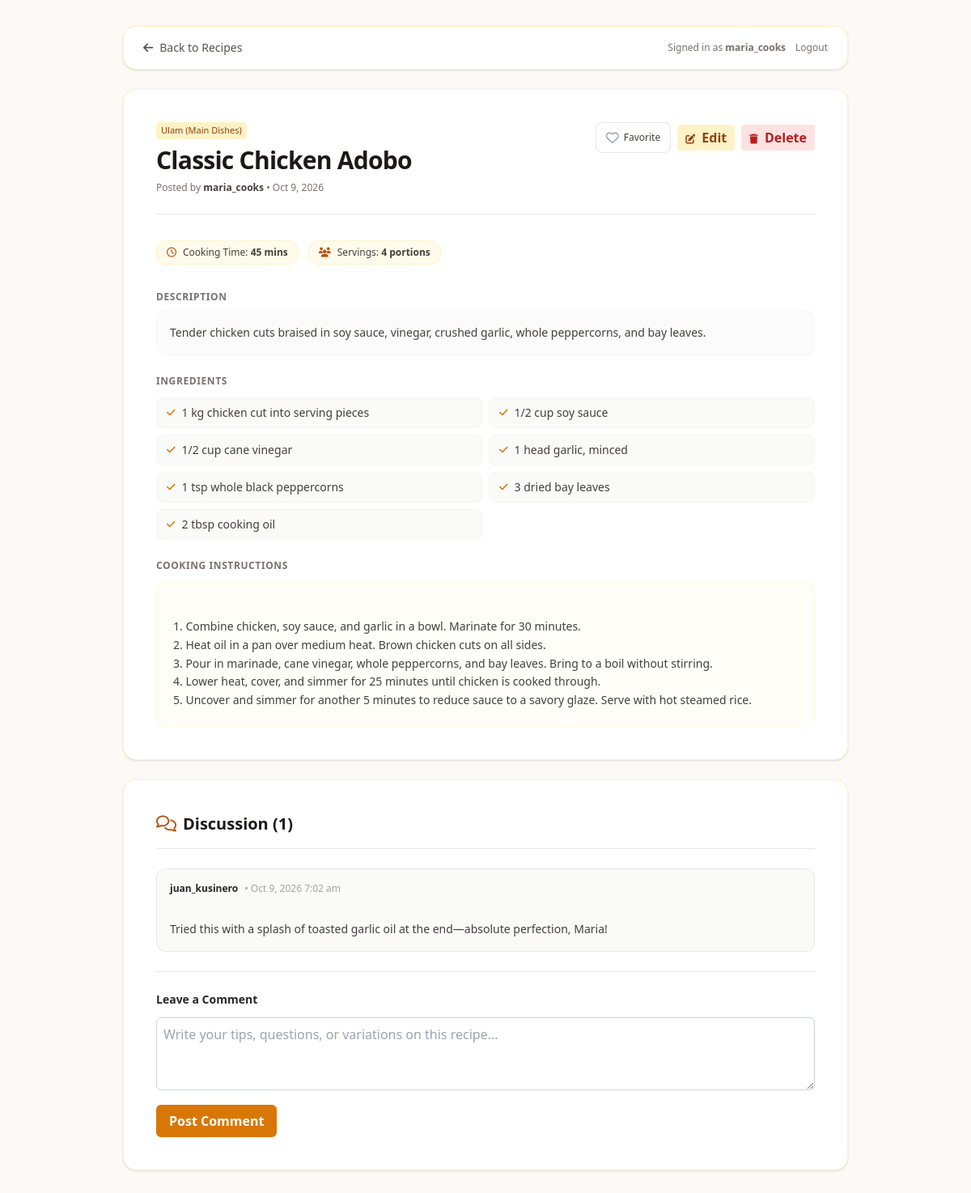
/recipes/view.php?id=1 (signed in), run on the app's committed database.
### tables this page shows
CREATE TABLE `recipes` (
  `id` int(11) NOT NULL AUTO_INCREMENT,
  `user_id` int(11) NOT NULL,
  `category_id` int(11) NOT NULL,
  `title` varchar(150) NOT NULL,
  `description` varchar(300) NOT NULL,
  `instructions` text NOT NULL,
  `cooking_time_mins` int(11) DEFAULT 30,
  `servings` int(11) DEFAULT 4,
  `is_edited` tinyint(1) DEFAULT 0,
  `created_at` timestamp NOT NULL DEFAULT current_timestamp(),
  `updated_at` timestamp NOT NULL DEFAULT current_timestamp() ON UPDATE current_timestamp(),
  PRIMARY KEY (`id`),
  KEY `fk_recipes_user` (`user_id`),
  KEY `fk_recipes_category` (`category_id`),
  CONSTRAINT `fk_recipes_category` FOREIGN KEY (`category_id`) REFERENCES `categories` (`id`),
  CONSTRAINT `fk_recipes_user` FOREIGN KEY (`user_id`) REFERENCES `users` (`id`) ON DELETE CASCADE
);

CREATE TABLE `categories` (
  `id` int(11) NOT NULL AUTO_INCREMENT,
  `name` varchar(50) NOT NULL,
  `description` varchar(255) DEFAULT NULL,
  PRIMARY KEY (`id`),
  UNIQUE KEY `name` (`name`)
);

CREATE TABLE `users` (
  `id` int(11) NOT NULL AUTO_INCREMENT,
  `username` varchar(50) NOT NULL,
  `email` varchar(100) NOT NULL,
  `password` varchar(255) NOT NULL,
  `created_at` timestamp NOT NULL DEFAULT current_timestamp(),
  PRIMARY KEY (`id`),
  UNIQUE KEY `username` (`username`),
  UNIQUE KEY `email` (`email`)
);

CREATE TABLE `ingredients` (
  `id` int(11) NOT NULL AUTO_INCREMENT,
  `recipe_id` int(11) NOT NULL,
  `item` varchar(150) NOT NULL,
  PRIMARY KEY (`id`),
  KEY `fk_ingredients_recipe` (`recipe_id`),
  CONSTRAINT `fk_ingredients_recipe` FOREIGN KEY (`recipe_id`) REFERENCES `recipes` (`id`) ON DELETE CASCADE
);

CREATE TABLE `comments` (
  `id` int(11) NOT NULL AUTO_INCREMENT,
  `recipe_id` int(11) NOT NULL,
  `user_id` int(11) NOT NULL,
  `content` text NOT NULL,
  `is_edited` tinyint(1) DEFAULT 0,
  `created_at` timestamp NOT NULL DEFAULT current_timestamp(),
  `updated_at` timestamp NOT NULL DEFAULT current_timestamp() ON UPDATE current_timestamp(),
  PRIMARY KEY (`id`),
  KEY `fk_comments_recipe` (`recipe_id`),
  KEY `fk_comments_user` (`user_id`),
  CONSTRAINT `fk_comments_recipe` FOREIGN KEY (`recipe_id`) REFERENCES `recipes` (`id`) ON DELETE CASCADE,
  CONSTRAINT `fk_comments_user` FOREIGN KEY (`user_id`) REFERENCES `users` (`id`) ON DELETE CASCADE
);

### classes/Recipe.php (called while the page is built, shortened)
<?php
class Recipe {
    private PDO $pdo;
    public function __construct(?PDO $pdo = null) {
        if ($pdo !== null) {
            $this->pdo = $pdo;
        } else {
            require_once __DIR__ . '/../config/db.php';
            $this->pdo = $GLOBALS['pdo'] ?? ($pdo ?? null);
        }
    }
    public function getById(int $id): ?array {
        $sql = "SELECT r.*, u.username, c.name AS category_name
                FROM recipes r
                JOIN users u ON r.user_id = u.id
                JOIN categories c ON r.category_id = c.id
                WHERE r.id = ?";
        $stmt = $this->pdo->prepare($sql);
        $stmt->execute([$id]);
        $recipe = $stmt->fetch();
        return $recipe ?: null;
    }
    public function getIngredients(int $recipeId): array {
        $stmt = $this->pdo->prepare("SELECT * FROM ingredients WHERE recipe_id = ? ORDER BY id ASC");
        $stmt->execute([$recipeId]);
        return $stmt->fetchAll();
    }
}

### classes/Favorite.php (called while the page is built, shortened)
<?php
class Favorite {
    private PDO $pdo;
    public function __construct(?PDO $pdo = null) {
        if ($pdo !== null) {
            $this->pdo = $pdo;
        } else {
            require_once __DIR__ . '/../config/db.php';
            $this->pdo = $GLOBALS['pdo'] ?? ($pdo ?? null);
        }
    }
    public function isFavorited(int $userId, int $recipeId): bool {
        $stmt = $this->pdo->prepare("SELECT id FROM favorites WHERE user_id = ? AND recipe_id = ?");
        $stmt->execute([$userId, $recipeId]);
        return (bool)$stmt->fetch();
    }
}

### classes/Comment.php (called while the page is built, shortened)
<?php
class Comment {
    private PDO $pdo;
    public function __construct(?PDO $pdo = null) {
        if ($pdo !== null) {
            $this->pdo = $pdo;
        } else {
            require_once __DIR__ . '/../config/db.php';
            $this->pdo = $GLOBALS['pdo'] ?? ($pdo ?? null);
        }
    }
    public function getByRecipe(int $recipeId): array {
        $sql = "SELECT c.*, u.username
                FROM comments c
                JOIN users u ON c.user_id = u.id
                WHERE c.recipe_id = ?
                ORDER BY c.created_at ASC";
        $stmt = $this->pdo->prepare($sql);
        $stmt->execute([$recipeId]);
        return $stmt->fetchAll();
    }
}

### recipes/view.php (the view, shortened to what this page needs)
<?php
require_once __DIR__ . '/../classes/Recipe.php';
require_once __DIR__ . '/../classes/Favorite.php';
require_once __DIR__ . '/../classes/Comment.php';
$recipeId = isset($_GET['id']) ? (int)$_GET['id'] : 0;
$recipeModel = new Recipe();
$recipe = $recipeModel->getById($recipeId);
$userId = (int)$_SESSION['user_id'];
$isOwner = ((int)$recipe['user_id'] === $userId);
$ingredients   = $recipeModel->getIngredients($recipeId);
$favoriteModel = new Favorite();
$isFavorited   = $favoriteModel->isFavorited($userId, $recipeId);
$commentModel  = new Comment();
$comments      = $commentModel->getByRecipe($recipeId);
?>
<!DOCTYPE html>
<html lang="en">
<head>
    <script src="https://cdn.tailwindcss.com"></script>
    <link rel="stylesheet" href="../assets/css/tailwind.min.css">
    <link rel="stylesheet" href="../assets/fontawesome/css/all.min.css">
</head>
<body class="bg-[#fcf9f6] min-h-screen text-stone-800 antialiased p-4 sm:p-8">
    <div class="max-w-4xl mx-auto space-y-6">
        <div class="flex items-center justify-between bg-white px-6 py-4 rounded-2xl shadow-sm border border-amber-100">
            <a href="../index.php" class="inline-flex items-center gap-2 text-sm text-stone-600 hover:text-amber-800 font-medium transition">
                <i class="fa-solid fa-arrow-left"></i>
                <span>Back to Recipes</span>
            </a>
            <div class="flex items-center gap-3">
                <span class="text-xs text-stone-500 hidden sm:inline">Signed in as <strong><?= htmlspecialchars($_SESSION['username'] ?? '') ?></strong></span>
                <a href="../auth/logout.php" class="text-xs text-stone-500 hover:text-red-600">Logout</a>
            </div>
        </div>
        <article class="bg-white p-6 sm:p-10 rounded-2xl shadow-sm border border-amber-100 space-y-6">
            <div class="flex flex-col sm:flex-row sm:items-start justify-between gap-4 pb-6 border-b border-stone-200">
                <div class="space-y-2">
                    <div class="flex flex-wrap items-center gap-2">
                        <span style="background-color: #fef3c7; color: #92400e; font-size: 11px; padding: 2px 6px; border-radius: 4px;">
                            <?= htmlspecialchars($recipe['category_name']) ?>
                        </span>
                    </div>
                    <h1 class="text-3xl font-extrabold text-stone-900 tracking-tight">
                        <?= htmlspecialchars($recipe['title']) ?>
                    </h1>
                    <p class="text-xs text-stone-500">
                        Posted by <strong class="text-stone-700"><?= htmlspecialchars($recipe['username']) ?></strong>
                        &bull; <?= htmlspecialchars(date('M j, Y', strtotime($recipe['created_at']))) ?>
                    </p>
                </div>
                <div class="flex items-center gap-2 shrink-0">
                    <button type="button"
                            class="fav-btn flex items-center gap-1.5 px-3 py-1.5 rounded-lg border border-stone-200 hover:bg-stone-50 transition cursor-pointer"
                            data-recipe-id="<?= htmlspecialchars((string)$recipe['id']) ?>"
                            title="Toggle Favorite">
                        <i class="<?= $isFavorited ? 'fa-solid text-red-500' : 'fa-regular text-stone-400' ?> fa-heart text-base"
                           style="color: <?= $isFavorited ? '#ef4444' : '#94a3b8' ?>;"></i>
                        <span class="fav-text text-xs font-medium text-stone-700">
                            <?= $isFavorited ? 'Favorited' : 'Favorite' ?>
                        </span>
                    </button>
                    <?php if ($isOwner): ?>
                        <a href="edit.php?id=<?= htmlspecialchars((string)$recipe['id']) ?>"
                           style="background-color: #fef3c7; color: #92400e; padding: 4px 10px; border-radius: 4px; font-weight: 600; text-decoration: none;">
                            <i class="fa-solid fa-pen-to-square text-xs mr-1"></i> Edit
                        </a>
                        <form method="POST" action="delete.php" class="inline" onsubmit="return confirm('Are you sure you want to permanently delete this recipe?');">
                            <button type="submit" style="background-color: #fee2e2; color: #b91c1c; padding: 4px 10px; border-radius: 4px; font-weight: 600; border: none; cursor: pointer;">
                                <i class="fa-solid fa-trash text-xs mr-1"></i> Delete
                            </button>
                        </form>
                    <?php endif; ?>
                </div>
            </div>
            <div class="flex flex-wrap gap-3 py-2">
                <div class="flex items-center gap-2 px-3 py-1.5 rounded-xl bg-amber-50 border border-amber-100 text-stone-700 text-xs">
                    <i class="fa-regular fa-clock text-amber-700"></i>
                    <span>Cooking Time: <strong><?= htmlspecialchars((string)$recipe['cooking_time_mins']) ?> mins</strong></span>
                </div>
                <div class="flex items-center gap-2 px-3 py-1.5 rounded-xl bg-amber-50 border border-amber-100 text-stone-700 text-xs">
                    <i class="fa-solid fa-users text-amber-700"></i>
                    <span>Servings: <strong><?= htmlspecialchars((string)$recipe['servings']) ?> portions</strong></span>
                </div>
            </div>
            <div>
                <h2 class="text-xs font-bold uppercase tracking-wider text-stone-500 mb-2">Description</h2>
                <p class="text-stone-700 leading-relaxed text-sm bg-stone-50/70 p-4 rounded-xl border border-stone-100">
                    <?= nl2br(htmlspecialchars($recipe['description'])) ?>
                </p>
            </div>
            <div>
                <h2 class="text-xs font-bold uppercase tracking-wider text-stone-500 mb-3">Ingredients</h2>
                <?php if (empty($ingredients)): ?>
                    <p class="text-sm text-stone-400 italic">No ingredients listed.</p>
                <?php else: ?>
                    <ul class="grid grid-cols-1 sm:grid-cols-2 gap-2 text-sm text-stone-700">
                        <?php foreach ($ingredients as $ing): ?>
                            <li class="flex items-center gap-2 bg-stone-50 px-3 py-2 rounded-lg border border-stone-100">
                                <i class="fa-solid fa-check text-xs text-amber-600"></i>
                                <span><?= htmlspecialchars($ing['item']) ?></span>
                            </li>
                        <?php endforeach; ?>
                    </ul>
                <?php endif; ?>
            </div>
            <div>
                <h2 class="text-xs font-bold uppercase tracking-wider text-stone-500 mb-3">Cooking Instructions</h2>
                <div class="prose max-w-none text-stone-700 text-sm leading-relaxed whitespace-pre-line bg-amber-50/30 p-5 rounded-xl border border-amber-100/60 font-sans">
                    <?= htmlspecialchars($recipe['instructions']) ?>
                </div>
            </div>
        </article>
        <section class="bg-white p-6 sm:p-10 rounded-2xl shadow-sm border border-amber-100 space-y-6">
            <div class="flex items-center justify-between pb-4 border-b border-stone-200">
                <h2 class="text-xl font-bold text-stone-900 flex items-center gap-2">
                    <i class="fa-regular fa-comments text-amber-700"></i>
                    <span>Discussion (<?= count($comments) ?>)</span>
                </h2>
            </div>
            <div class="space-y-4">
                <?php if (empty($comments)): ?>
                    <p class="text-sm text-stone-400 italic py-2">No comments yet. Be the first to share your thoughts!</p>
                <?php else: ?>
                    <?php foreach ($comments as $com): ?>
                        <div class="p-4 rounded-xl bg-stone-50 border border-stone-200/80 space-y-2">
                            <div class="flex items-center justify-between text-xs">
                                <div class="flex items-center gap-2">
                                    <strong class="text-stone-800"><?= htmlspecialchars($com['username']) ?></strong>
                                    <span class="text-stone-400">&bull; <?= htmlspecialchars(date('M j, Y g:i a', strtotime($com['created_at']))) ?></span>
                                </div>
                            </div>
                            <p id="comment-text-<?= htmlspecialchars((string)$com['id']) ?>" class="text-sm text-stone-700 whitespace-pre-line leading-relaxed">
                                <?= htmlspecialchars($com['content']) ?>
                            </p>
                        </div>
                    <?php endforeach; ?>
                <?php endif; ?>
            </div>
            <div class="pt-6 border-t border-stone-200">
                <h3 class="text-sm font-bold text-stone-800 mb-3">Leave a Comment</h3>
                <form method="POST" action="../comments/create.php" class="space-y-3">
                    <div>
                        <textarea name="content" rows="3" required placeholder="Write your tips, questions, or variations on this recipe..." style="border: 1px solid #cbd5e1; background-color: #ffffff; color: #1e293b; padding: 8px; border-radius: 6px; width: 100%;"></textarea>
                    </div>
                    <button type="submit" style="background-color: #d97706; color: #ffffff; padding: 8px 16px; border-radius: 6px; font-weight: bold; text-decoration: none; border: none; cursor: pointer;">
                        Post Comment
                    </button>
                </form>
            </div>
        </section>
    </div>
</body>
</html>

### data on the page
recipes: category.name "Ulam (Main Dishes)", title "Classic Chicken Adobo", user.username "maria_cooks", created_at "Oct 9, 2026", cooking_time_mins "45", servings "4", description "Tender chicken cuts braised in soy sauce, vinegar, crushed garlic, whole peppercorns, and bay leaves.", instructions "1. Combine chicken, soy sauce, and garlic in a bowl. Marinate for 30 minutes. 2. Heat oil in a pan over medium heat. Brown chicken cuts on all sides. 3. Pour in marinade, cane vinegar, whole peppercorns, and bay leaves. Bring to a boil without stirring. 4. Lower heat, cover, and simmer for 25 minutes until chicken is cooked through. 5. Uncover and simmer for another 5 minutes to reduce sauce to a savory glaze. Serve with hot steamed rice."
ingredients: item "1 kg chicken cut into serving pieces"
ingredients: item "1/2 cup soy sauce"
ingredients: item "1/2 cup cane vinegar"
ingredients: item "1 head garlic, minced"
ingredients: item "1 tsp whole black peppercorns"
ingredients: item "3 dried bay leaves"
ingredients: item "2 tbsp cooking oil"
comments: user.username "juan_kusinero", created_at "Oct 9, 2026 7:02 am", content "Tried this with a splash of toasted garlic oil at the end—absolute perfection, Maria!"

### other printed values
$_SESSION['username'] "maria_cooks"
count($comments) "1"
